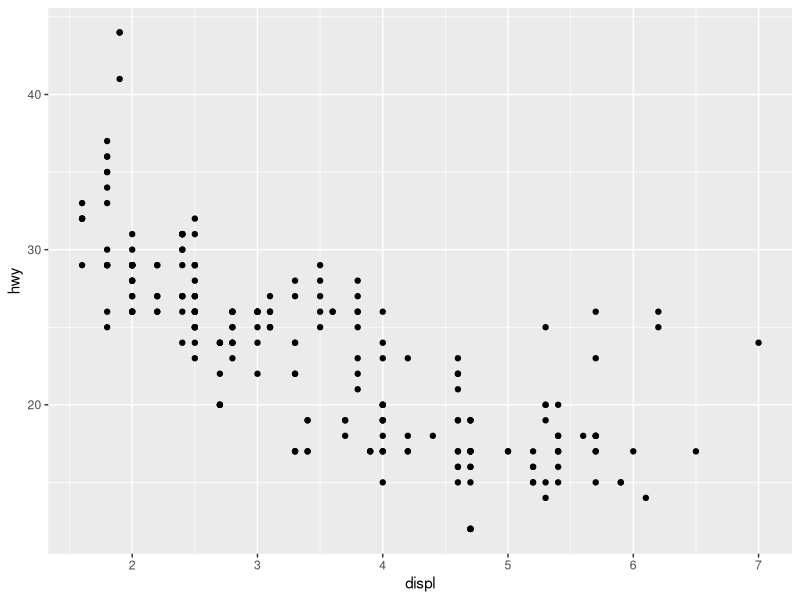
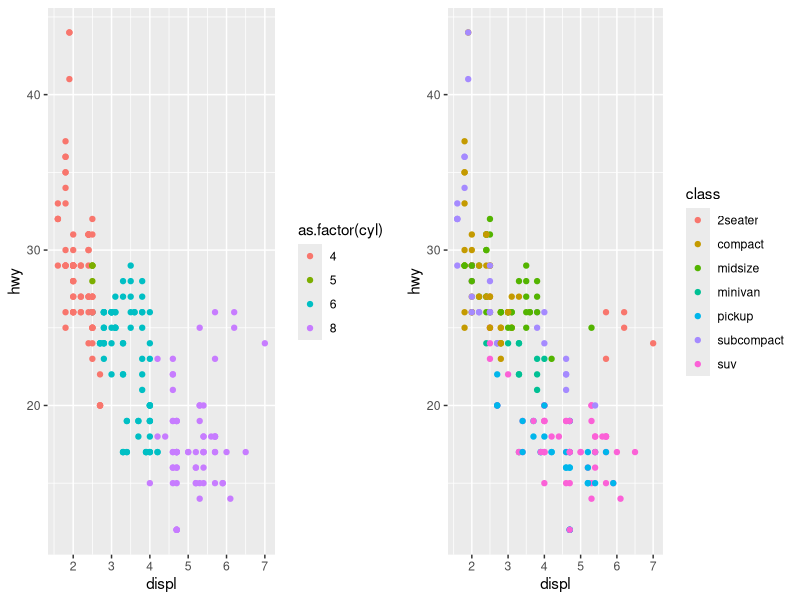
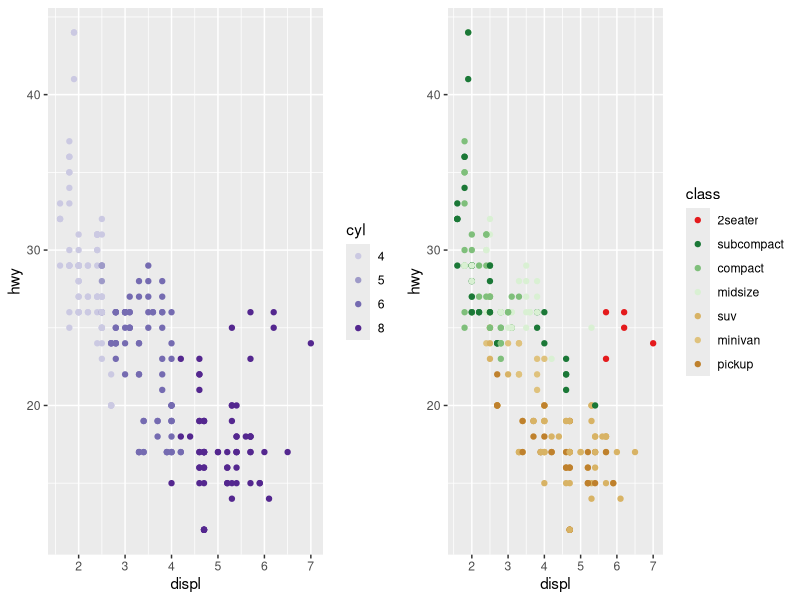
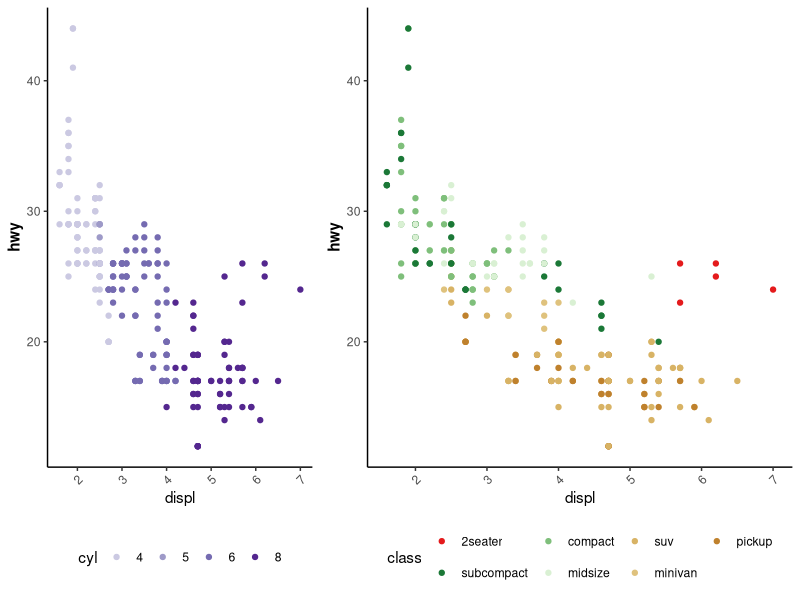

R code for these plots, in order:
## ---- chunk 1
library(tidyverse)
library(cowplot)
knitr::opts_chunk$set(echo = TRUE, fig.path = "./images/")
## ---- chunk 2
## start with basic plot
ggplot(data = mpg) + 
  geom_point(mapping = aes(x = displ, y = hwy))
## ---- chunk 3
## color by factors, default
a <- ggplot(data = mpg) + 
  geom_point(mapping = aes(x = displ, y = hwy, color = as.factor(cyl)))
b <-  ggplot(data = mpg) + 
  geom_point(mapping = aes(x = displ, y = hwy, color = class))
plot_grid(a,b)
## ---- chunk 4
## specify order
levelscyl <- c("4", "5", "6",  "8" )
levelsclass <- c("2seater", "subcompact", "compact", "midsize",
                 "suv", "minivan", "pickup")
mpg$cyl <- factor(mpg$cyl, levels = levelscyl)
mpg$class <- factor(mpg$class, levels = levelsclass)
## ---- chunk 5

## pick colors using http://colorbrewer2.org/
colorscyl <- c("4" = "#cbc9e2", 
               "5" = "#9e9ac8", 
               "6" = "#756bb1",
               "8" = "#54278f")

colorsclass <- c("2seater" = "#e41a1c", 
                 "subcompact" = "#1b7837", 
                 "compact" = "#7fbf7b", "midsize" = "#d9f0d3",
                 "suv" = "#d8b365", 
                 "minivan" = "#dfc27d", "pickup" = "#bf812d")

# combine all color palletts into one for quick and easy use
colorsall <- c(colorscyl, colorsclass)
## ---- chunk 6
c <- ggplot(data = mpg) + 
  geom_point(mapping = aes(x = displ, y = hwy, color = cyl)) +
  scale_color_manual(values = colorsall)
d <- ggplot(data = mpg) + 
  geom_point(mapping = aes(x = displ, y = hwy, color = class)) +
    scale_color_manual(values = colorsall)

plot_grid(c,d)
## ---- chunk 7
mytheme <- function(){
  theme_classic(base_size = 11) +
    theme(legend.position = "bottom",
          axis.title.y = element_text(face = "bold"),
          axis.text.x = element_text(angle = 45, hjust = 1))
}

e <- ggplot(data = mpg) + 
  geom_point(mapping = aes(x = displ, y = hwy, color = cyl)) +
  scale_color_manual(values = colorsall)  +
  mytheme() 

f <- ggplot(data = mpg) + 
  geom_point(mapping = aes(x = displ, y = hwy, color = class)) +
    scale_color_manual(values = colorsall)  +
  mytheme() 

plot_grid(e,f, align = "hv", rel_widths = c(0.4, 0.6))
## ---- chunk 8
sessionInfo() 
